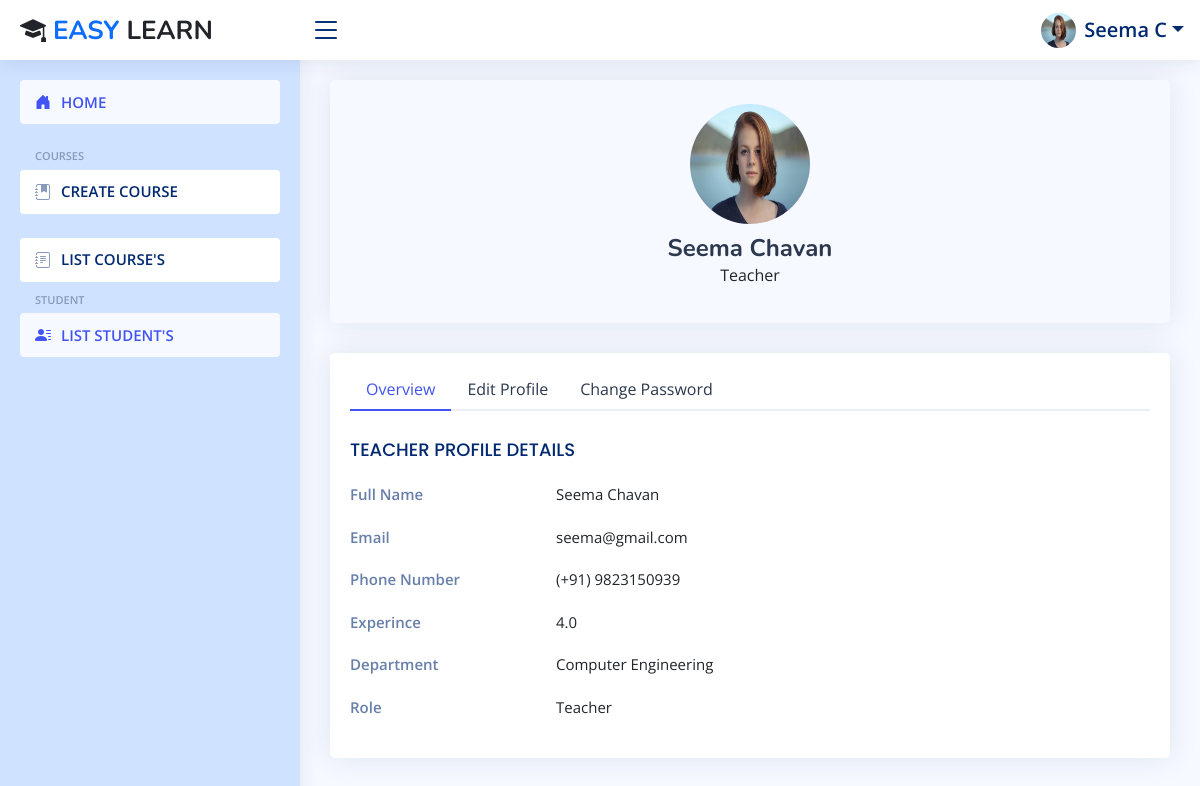
The app's page /teacher/profile/ (signed in) with its own data.
### Users/models.py (models this page shows, shortened)
class User(AbstractBaseUser):
    id = models.BigAutoField(primary_key=True)
    profile_photo = models.ImageField(upload_to='profile_photos/', null=True, blank=False)
    first_name = models.CharField(max_length=100, null=False, blank=False)
    last_name = models.CharField(max_length=100, null=False, blank=False)
    institute = models.CharField(max_length=100, null=False, blank=False, default="SSVPS")
    email = models.EmailField(unique=True, null=False, blank=False)
    password = models.CharField(max_length=100, null=False, blank=False)
    role = models.CharField(max_length=10, choices=ROLE_CHOICES, null=False, blank=False)
    joined_date = models.DateField(auto_now_add=True)
    USERNAME_FIELD = 'email'
    REQUIRED_FIELDS = ['first_name', 'last_name']
    objects = UserManager()
    class Meta:
        db_table = 'Users Table'

class Profile(models.Model):
    id = models.BigAutoField(primary_key=True)
    user = models.OneToOneField(User, related_name='profile', on_delete=models.CASCADE)
    phone_number = models.CharField(max_length=10, unique=True, null=False, blank=False, validators=[RegexValidator(regex=r'^\d{10}$')])
    experience = models.DecimalField(max_digits=3, decimal_places=1, null=True, blank=False)
    department = models.CharField(max_length=100, choices=DEPARTMENT_CHOICES, null=False, blank=False, default="Admin Department")
    class Meta:
        db_table = 'Profiles Table'

### Teacher/views.py (the view, shortened to what this page needs)
# urls.py: path('profile/', profile_view, name='profile-view'),
def profile_view(request):
    return render(request, 'teacher/profile.html')

### Teacher/templates/teacher/profile.html (shortened to what this page needs)
{% extends "teacher/base_site.html" %}
{% load static %}
{% block main %}
    <main id="main" class="main">
        <section class="section profile">
            <div class="row">
                <div class="col-12">
                    <div class="card bg-transparent">
                        <div class="card-body profile-card pt-4 d-flex flex-column align-items-center">
                            {% if request.user.profile_photo %}
                                <img src="{{user.profile_photo.url}}" alt="Profile" class="rounded-circle" style="width:120px; height:120px; object-position: center;">
                            {% else %}
                                <img src="{% static "users/img/profile.jpg" %}" alt="Profile" class="rounded-circle border" style="width:120px; height:120px; object-position: center;">
                            {% endif %}
                            <h2>{{request.user.first_name}} {{request.user.last_name}}</h2>
                            <p>{{request.user.role}}</p>
                        </div>
                    </div>
                </div>
                <div class="col-12">
                    <div class="card">
                        <div class="card-body pt-3">
                            <ul class="nav nav-tabs nav-tabs-bordered">
                                <li class="nav-item">
                                    <button class="nav-link active" data-bs-toggle="tab" data-bs-target="#profile-overview">Overview</button>
                                </li>
                                <li class="nav-item">
                                    <button class="nav-link" data-bs-toggle="tab" data-bs-target="#profile-edit">Edit Profile</button>
                                </li>
                                <li class="nav-item">
                                    <button class="nav-link" data-bs-toggle="tab" data-bs-target="#profile-change-password">Change Password</button>
                                </li>
                            </ul>
                            <div class="tab-content pt-2">
                                <div class="tab-pane fade show active profile-overview" id="profile-overview">
                                    <h5 class="card-title">{{request.user.role|upper}} PROFILE DETAILS</h5>
                                    <div class="row">
                                        <div class="col-lg-3 col-md-4 label ">Full Name</div>
                                        <div class="col-lg-9 col-md-8">{{request.user.first_name}} {{request.user.last_name}}</div>
                                    </div>
                                    <div class="row">
                                        <div class="col-lg-3 col-md-4 label">Email</div>
                                        <div class="col-lg-9 col-md-8">{{request.user.email}}</div>
                                    </div>
                                    <div class="row">
                                        <div class="col-lg-3 col-md-4 label">Phone Number</div>
                                        <div class="col-lg-9 col-md-8">(+91) {{request.user.profile.phone_number}}</div>
                                    </div>
                                    <div class="row">
                                        <div class="col-lg-3 col-md-4 label">Experince</div>
                                        <div class="col-lg-9 col-md-8">{{request.user.profile.experience}}</div>
                                    </div>
                                    <div class="row">
                                        <div class="col-lg-3 col-md-4 label">Department</div>
                                        <div class="col-lg-9 col-md-8">{{request.user.profile.department}}</div>
                                    </div>
                                    <div class="row">
                                        <div class="col-lg-3 col-md-4 label">Role</div>
                                        <div class="col-lg-9 col-md-8">{{request.user.role|title}}</div>
                                    </div>
                                </div>
                            </div>
                        </div>
                    </div>
                </div>
            </div>
        </section>
    </main>
{% endblock main %}

### Teacher/templates/teacher/base_site.html (shortened to what this page needs)
{% extends "users/base.html" %}
{% load static %}
{% block content %}
    <header id="header" class="header fixed-top d-flex align-items-center">
        <div class="d-flex align-items-center justify-content-between">
            <a href="{% url "teacher:index-view" %}" class="logo">
                <span class="text-dark">
                    <i class="bi bi-mortarboard-fill"></i>
                    <span class="text-primary">EASY</span>
                    LEARN
                </span>
            </a>
            <i class="bi bi-list toggle-sidebar-btn"></i>
        </div>
        <nav class="header-nav ms-auto">
            <ul class="d-flex align-items-center">
                <li class="nav-item dropdown pe-3">
                    <a class="nav-link nav-profile d-flex align-items-center pe-0" href="#" data-bs-toggle="dropdown">
                        <img src="{{request.user.profile_photo.url}}" alt="Profile" class="rounded-circle" style="width:35px; height:35px; object-position: center;">
                        <span class="d-none d-md-block dropdown-toggle fs-5 ps-2">{{request.user.first_name}} {{request.user.last_name.0}}</span>
                    </a>
                </li>
            </ul>
        </nav>
    </header>
    <aside id="sidebar" class="sidebar bg-primary-subtle">
        <ul class="sidebar-nav" id="sidebar-nav">
            <li class="nav-item mb-4">
                <a href="{% url "teacher:index-view" %}" class="nav-link {% if request.resolver_match.url_name == 'index-view' %} active bg-dark {% endif %}">
                    <i class="bi bi-house-door-fill"></i>
                    <span>HOME</span>
                </a>
            </li>
            <li class="nav-heading">COURSES</li>
            <li class="nav-item mb-4">
                <a href="{% url "course:create-course-view" %}" class="nav-link {% if request.resolver_match.url_name == 'create-course-view' %} active bg-dark{% endif %} collapsed">
                    <i class="bi bi-journal-bookmark-fill"></i>
                    <span>CREATE COURSE</span>
                </a>
            </li>
            <li class="nav-item mt-4">
                <a href="{% url "course:list-courses-view" %}" class="nav-link {% if request.resolver_match.url_name == 'list-courses-view' %} active bg-dark{% endif %} collapsed">
                    <i class="bi bi-journal-text"></i>
                    <span>LIST COURSE'S</span>
                </a>
            </li>
            <li class="nav-heading">STUDENT</li>
            <li class="nav-item">
                <a href="{% url "teacher:list-students-view" %}" class="nav-link {% if request.resolver_match.url_name == 'list-students-view' %}active bg-dark{% endif %}">
                    <i class="bi bi-person-lines-fill"></i>
                    <span>LIST STUDENT'S</span>
                </a>
            </li>
        </ul>
    </aside>
    {% block main %}{% endblock main %}
{% endblock content %}

### Users/static/assets/css/style.css (style rules this page uses)
:root { scroll-behavior: smooth; }
body { font-family: "Open Sans", sans-serif; background: #f6f9ff; color: #444444; }
a { color: #4154f1; text-decoration: none; }
h1, h2, h3, h4, h5, h6 { font-family: "Nunito", sans-serif; }
#main { margin-top: 60px; padding: 20px 30px; transition: all 0.3s; }
.card { margin-bottom: 30px; border: none; border-radius: 5px; box-shadow: 0px 0 30px rgba(1, 41, 112, 0.1); }
.card-title { padding: 20px 0 15px 0; font-size: 18px; font-weight: 500; color: #012970; font-family: "Poppins", sans-serif; }
.card-body { padding: 0 20px 20px 20px; }
.nav-tabs-bordered { border-bottom: 2px solid #ebeef4; }
.nav-tabs-bordered .nav-link { margin-bottom: -2px; border: none; color: #2c384e; }
.nav-tabs-bordered .nav-link.active { background-color: #fff; color: #4154f1; border-bottom: 2px solid #4154f1; }
.logo { line-height: 1; }
@media (min-width: 1200px) { .logo { width: 280px; } }
.logo span { font-size: 26px; font-weight: 700; color: #012970; font-family: "Nunito", sans-serif; }
.header { transition: all 0.5s; z-index: 997; height: 60px; box-shadow: 0px 2px 20px rgba(1, 41, 112, 0.1); background-color: #fff; padding-left: 20px; }
.header .toggle-sidebar-btn { font-size: 32px; padding-left: 10px; cursor: pointer; color: #012970; }
.header-nav ul { list-style: none; }
.header-nav>ul { margin: 0; padding: 0; }
.header-nav .nav-profile { color: #012970; }
.header-nav .nav-profile img { max-height: 36px; }
.header-nav .nav-profile span { font-size: 14px; font-weight: 600; }
.sidebar { position: fixed; top: 60px; left: 0; bottom: 0; width: 300px; z-index: 996; transition: all 0.3s; padding: 20px; overflow-y: auto; scrollbar-width: thin; scrollbar-color: #aab7cf transparent; box-shadow: 0px 0px 20px rgba(1, 41, 112, 0.1); background-color: #fff; }
@media (min-width: 1200px) { #main, #footer { margin-left: 300px; } }
.sidebar-nav { padding: 0; margin: 0; list-style: none; }
.sidebar-nav li { padding: 0; margin: 0; list-style: none; }
.sidebar-nav .nav-item { margin-bottom: 5px; }
.sidebar-nav .nav-heading { font-size: 11px; text-transform: uppercase; color: #899bbd; font-weight: 600; margin: 10px 0 5px 15px; }
.sidebar-nav .nav-link { display: flex; align-items: center; font-size: 15px; font-weight: 600; color: #4154f1; transition: 0.3; background: #f6f9ff; padding: 10px 15px; border-radius: 4px; }
.sidebar-nav .nav-link i { font-size: 16px; margin-right: 10px; color: #4154f1; }
.sidebar-nav .nav-link.collapsed { color: #012970; background: #fff; }
.sidebar-nav .nav-link.collapsed i { color: #899bbd; }
.profile .profile-card img { max-width: 120px; }
.profile .profile-card h2 { font-size: 24px; font-weight: 700; color: #2c384e; margin: 10px 0 0 0; }
.profile .profile-overview .row { margin-bottom: 20px; font-size: 15px; }
.profile .profile-overview .card-title { color: #012970; }
.profile .profile-overview .label { font-weight: 600; color: rgba(1, 41, 112, 0.6); }

### records on screen
User: user.profile_photo (picture), user.first_name "Seema", user.last_name.0 "C", profile_photo (picture), user.last_name "Chavan", user.role "Teacher", user.role "TEACHER", user.email "seema@gmail.com", user.profile.phone_number "9823150939", user.profile.experience "4.0", user.profile.department "Computer Engineering"
